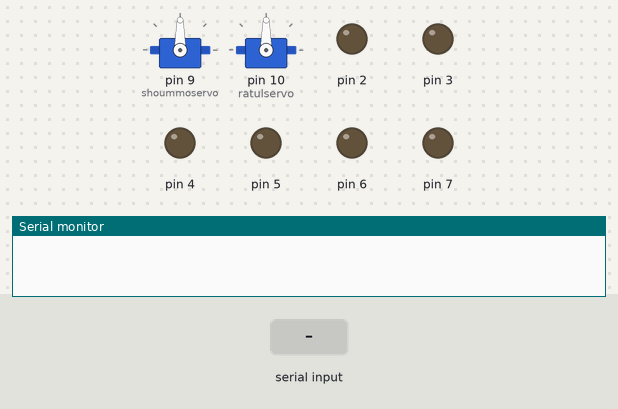
Simulated run of this sketch. Board: Arduino Mega 2560, built with avr-gcc and run on an emulated ATmega2560. Shown: 2 × servo, output pins drawn as LEDs (lit = HIGH), the last lines printed to the serial monitor. The test bench sets the inputs (shaded band).

Above: at 1.2 s.
1.3 s: "8" received over the second serial link
At 2.4 s:
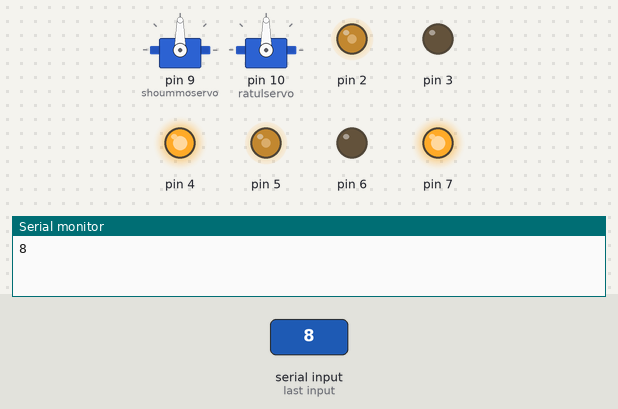
2.8 s: "4" received over the second serial link
At 3.6 s:
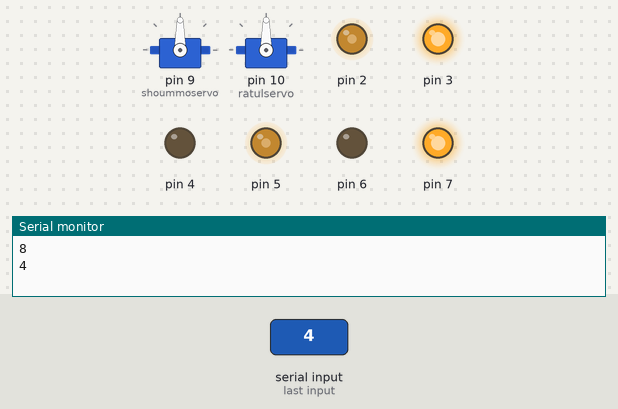
4.3 s: "1" received over the second serial link
At 4.7 s:
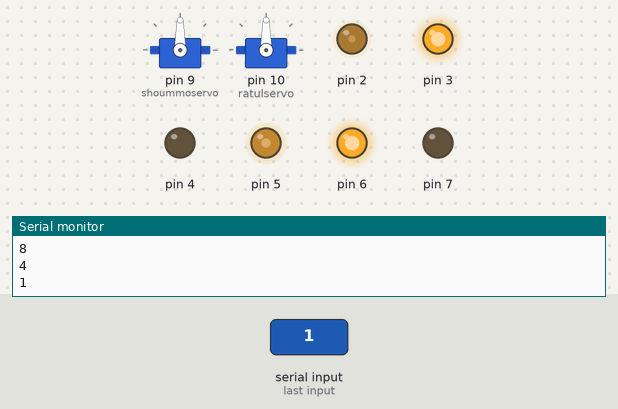
5.8 s: "6" received over the second serial link
At 7.0 s:
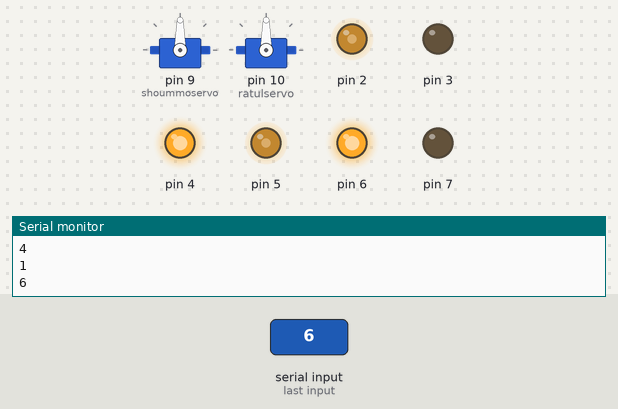
7.3 s: "0" received over the second serial link
At 8.2 s:
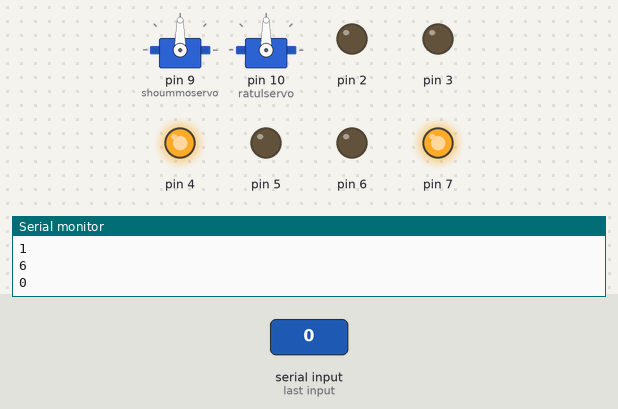
Timing chart, 0 to 9.8 s (numbered marks = the images above; inputs shaded):
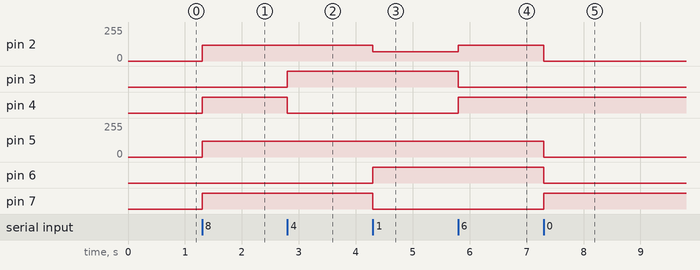

The sketch:

WALL-E.ino
```cpp
#include <Servo.h>

Servo shoummoservo;

Servo ratulservo;

int pos = 90;    // variable to store the servo position
int pos1=90;
void setup() {

  char value;
  Serial.begin(38400);
  Serial1.begin(38400);
  pinMode(2, OUTPUT);
  pinMode(3, OUTPUT);
  pinMode(4, OUTPUT);
  pinMode(5, OUTPUT);
  pinMode(6, OUTPUT);
  pinMode(7, OUTPUT);
  shoummoservo.attach(9);  // attaches the servo on pin 9 to the servo object
  ratulservo.attach(10);

}

void loop() {
  char value;
  if (Serial1.available()) {
    value = Serial1.read();
    //Serial.write(value);
    Serial.println(value);
  }
  if (value=='8')
  {//forward
    //right motor
    analogWrite(2,120);
    digitalWrite(3,LOW);
    digitalWrite(4,HIGH);
    //left motor
    analogWrite(5,120);
    digitalWrite(6,LOW);
    digitalWrite(7,HIGH);
  }
  if (value=='4')
  {//RIGHT
    //right motor
    analogWrite(2,120);
    digitalWrite(3,HIGH);
    digitalWrite(4,LOW);
    //left motor
    analogWrite(5,120);
    digitalWrite(6,LOW);
    digitalWrite(7,HIGH);
  }

  if (value=='7')
  {//NORMAL RIGHT
    //right motor
    analogWrite(2,70);
    digitalWrite(3,LOW);
    digitalWrite(4,HIGH);
    //left motor
    analogWrite(5,120);
    digitalWrite(6,LOW);
    digitalWrite(7,HIGH);
  }

  if (value=='1')
  {//LEFT BACK
    //right motor
    analogWrite(2,70);
    digitalWrite(3,HIGH);
    digitalWrite(4,LOW);
    //left motor
    analogWrite(5,120);
    digitalWrite(6,HIGH);
    digitalWrite(7,LOW);
  }

  if (value=='6')
  {//LEFT
    //right motor
    analogWrite(2,120);
    digitalWrite(3,LOW);
    digitalWrite(4,HIGH);
    //left motor
    analogWrite(5,120);
    digitalWrite(6,HIGH);
    digitalWrite(7,LOW);
  }

  if (value=='9')
  {//NORMAL LEFT
    //right motor
    analogWrite(2,120);
    digitalWrite(3,LOW);
    digitalWrite(4,HIGH);
    //left motor
    analogWrite(5,70);
    digitalWrite(6,LOW);
    digitalWrite(7,HIGH);
  }

  if (value=='3')
  {//RIGHT BACK
    //right motor
    analogWrite(2,120);
    digitalWrite(3,HIGH);
    digitalWrite(4,LOW);
    //left motor
    analogWrite(5,70);
    digitalWrite(6,HIGH);
    digitalWrite(7,LOW);
  }


  if (value=='2')
  {//BACKWARD
    //right motor
    analogWrite(2,120);
    digitalWrite(3,HIGH);
    digitalWrite(4,LOW);
    //left motor
    analogWrite(5,120);
    digitalWrite(6,HIGH);
    digitalWrite(7,LOW);
  }

  if (value=='0')
  {//STOP
    //right motor
    analogWrite(2,0);
    digitalWrite(3,LOW);
    digitalWrite(4,HIGH);
    //left motor
    analogWrite(5,0);
    digitalWrite(6,LOW);
    digitalWrite(7,HIGH);
  }

  if(value=='l')
  {

    pos=pos-5;
    if(pos<10)
      pos=10;
    shoummoservo.write(pos);

    Serial.println(pos);
  }
  if(value=='x')
  {

    pos=pos+5;
    if(pos>120)
      pos=120;
    shoummoservo.write(pos);

    Serial.println(pos);
  }
  if(value=='m')
  {

    pos1=pos1+5;
    if(pos1>120)
      pos1=120;
    ratulservo.write(pos1);

    Serial.println(pos1);
  }
  if(value=='y')
  {

    pos1=pos1-5;
    if(pos1<10)
      pos1=10;
    ratulservo.write(pos1);

    Serial.println(pos1);
  }

}
```

Measured:
- after the input at 1.3 s, pin 2, pin 5: 0/255 → 120/255 at once; pin 4, pin 7: LOW → HIGH at once
- after the input at 2.8 s, pin 3: LOW → HIGH at once; pin 4: HIGH → LOW at once
- after the input at 4.3 s, pin 2: 120/255 → 70/255 at once; pin 6: LOW → HIGH at once; pin 7: HIGH → LOW at once
- after the input at 5.8 s, pin 2: 70/255 → 120/255 at once; pin 3: HIGH → LOW at once; pin 4: LOW → HIGH at once
- after the input at 7.3 s, pin 2, pin 5: 120/255 → 0/255 at once; pin 6: HIGH → LOW at once; pin 7: LOW → HIGH at once
